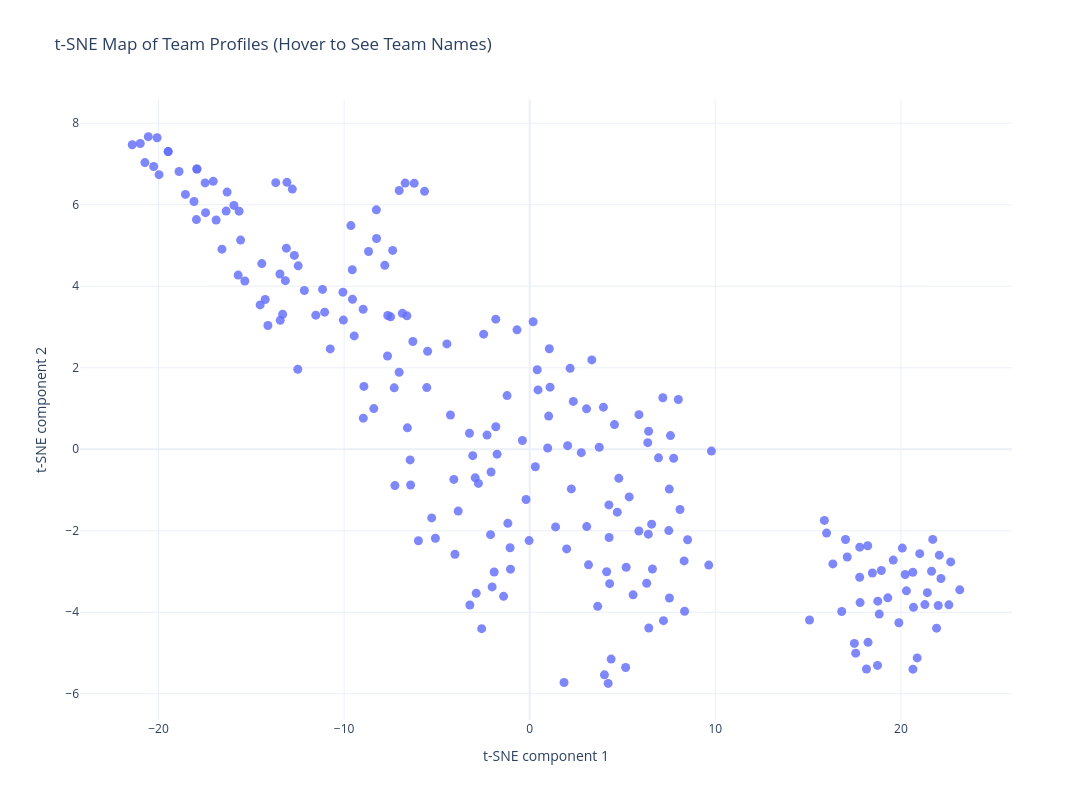

This figure's notebook cell:
### Markdown cell above
## Extra Presentation Section 3 — t-SNE Team Map

This nonlinear projection is useful for a more presentation-friendly visual separation of teams.

### Code cell
if len(team_profile) >= 5:
    tsne = TSNE(n_components=2, random_state=42, perplexity=min(30, max(5, len(team_profile) // 4)))
    team_profile_tsne = tsne.fit_transform(profile_scaled)

    team_profile["tsne_1"] = team_profile_tsne[:, 0]
    team_profile["tsne_2"] = team_profile_tsne[:, 1]

    save_clean_static_scatter(
        team_profile,
        x_col="tsne_1",
        y_col="tsne_2",
        title="t-SNE Map of Team Profiles",
        x_label="t-SNE component 1",
        y_label="t-SNE component 2",
        png_path=EXTRA_FIGURES_DIR / "17_team_profile_tsne_map_clean.png",
    )

    save_interactive_team_scatter(
        team_profile,
        x_col="tsne_1",
        y_col="tsne_2",
        title="t-SNE Map of Team Profiles (Hover to See Team Names)",
        x_label="t-SNE component 1",
        y_label="t-SNE component 2",
        html_path=INTERACTIVE_FIGURES_DIR / "17_team_profile_tsne_map_interactive.html",
        extra_hover_cols=profile_features,
    )
else:
    print("Not enough teams available for t-SNE.")

### Figure 1 — Plotly figure (JSON) as saved in the notebook; plotly's stock layout.template omitted (floating-point values rounded to 4 significant figures; data arrays with more than 128 entries replaced by an {"elided": "..."} marker saying what was removed)
{"data": [{"customdata": {"elided": "216x8 float values"}, "hovertemplate": "<b>%{hovertext}</b><br><br>tsne_1=%{x}<br>tsne_2=%{y}<br>matches=%{customdata[0]}<br>avg_goals_for=%{customdata[1]}<br>avg_goals_against=%{customdata[2]}<br>avg_goal_diff=%{customdata[3]}<br>avg_points=%{customdata[4]}<br>win_rate=%{customdata[5]}<br>draw_rate=%{customdata[6]}<br>loss_rate=%{customdata[7]}<extra></extra>", "hovertext": {"elided": "216 str values"}, "legendgroup": "", "marker": {"color": "#636efa", "opacity": 0.82, "size": 9, "symbol": "circle"}, "mode": "markers", "name": "", "orientation": "v", "showlegend": false, "type": "scatter", "x": {"elided": "216 float values"}, "xaxis": "x", "y": {"elided": "216 float values"}, "yaxis": "y"}], "layout": {"height": 800, "legend": {"tracegroupgap": 0}, "title": {"text": "t-SNE Map of Team Profiles (Hover to See Team Names)"}, "width": 1100, "xaxis": {"anchor": "y", "domain": [0, 1], "title": {"text": "t-SNE component 1"}}, "yaxis": {"anchor": "x", "domain": [0, 1], "title": {"text": "t-SNE component 2"}}}}
